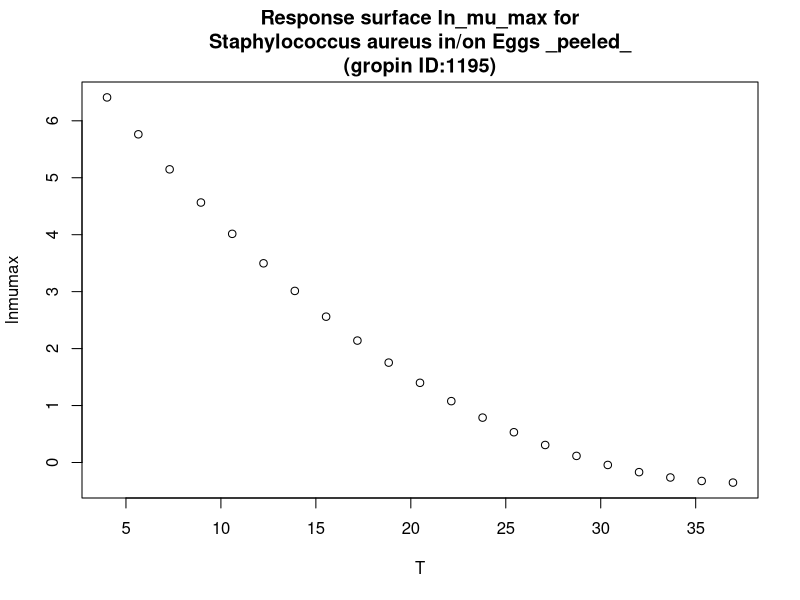

Here is the R script that generated this plot:
#############################
# start of Parameter script
#############################
T <- seq(4.004,36.963036963037,length.out=21)
#############################
# end of Parameter script
#############################
############################# 
# start of Model script Gropin ID 1195 
#############################
 
# constant coefficients for this model
 
variables <- data.frame(T)
argumentsPar <- unique.data.frame(expand.grid(variables))
 
# heart of the model
response_surface <- function(T) {
   mumax <-(-0.451*T+0.006*(T^2)+8.12)

	return(mumax=mumax)
} 

# output parameters
responseSurface <- cbind(argumentsPar,response_surface(argumentsPar['T']))
colnames(responseSurface) <- c(colnames(argumentsPar),'lnmumax')
#############################
# End of Model script
#############################
############################# 
# start of Visualisation script Gropin ID 1195 
#############################
titleText <-'Response surface ln_mu_max for
Staphylococcus aureus in/on Eggs _peeled_
(gropin ID:1195)'
plot(T,responseSurface$'lnmumax',xlab='T',
                          ylab='lnmumax',main=titleText)
#############################
# End of Visualisation script
#############################
